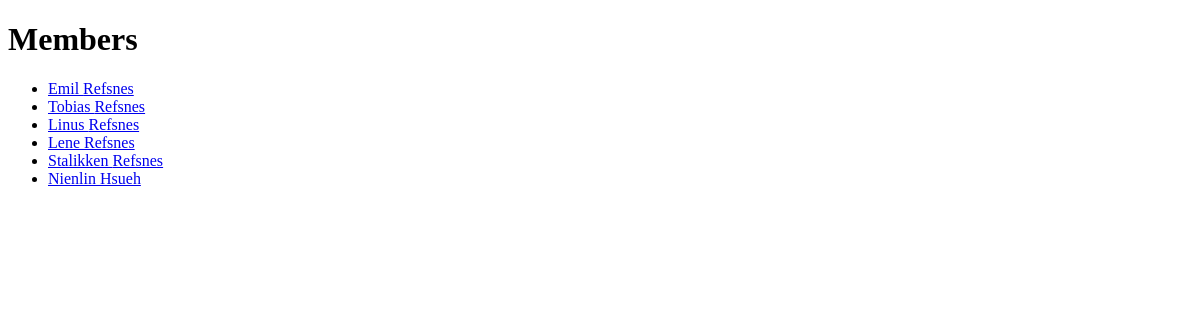
Before: / with the older database file.
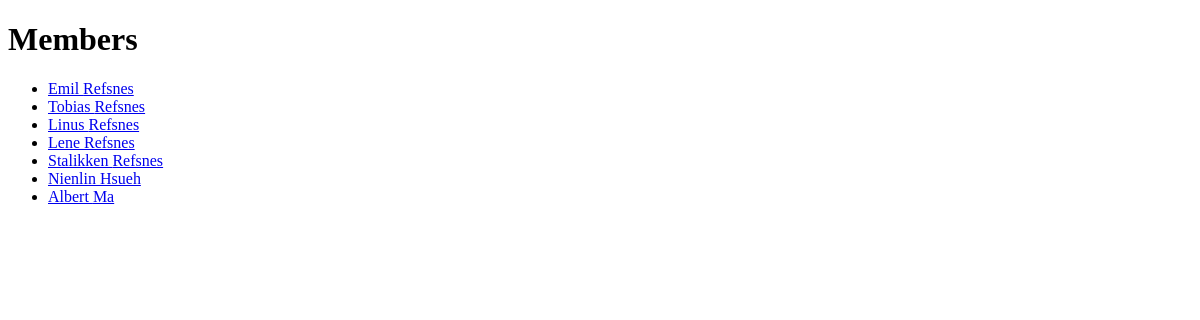
After: the same page with the newer database file.
### members/models.py (models this page shows, shortened)
class Member(models.Model):
    firstname = models.CharField(max_length=255)
    lastname = models.CharField(max_length=255)
    phone = models.IntegerField(null=True)
    joined_date = models.DateField(null=True)

### members/views.py (the view)
# urls.py: path('', views.members, name='members'),
def members(request):
  mymembers = Member.objects.all().values()
  template = loader.get_template('all_members.html')
  context = {
    'mymembers': mymembers,
  }
  return HttpResponse(template.render(context, request))

### members/templates/all_members.html (shortened to what this page needs)
{% extends "master.html" %}
{% block content %}
  <h1>Members</h1>
  <ul>
    {% for x in mymembers %}
      <li><a href="details/{{ x.id }}">{{ x.firstname }} {{ x.lastname }}</a></li>
    {% endfor %}
  </ul>
{% endblock %}

### members/templates/master.html (shortened to what this page needs)
<!DOCTYPE html>
<html>
<head>
</head>
<body>
{% block content %}
{% endblock %}
</body>
</html>

Changed rows visible on the page:
added Member: firstname "Albert", lastname "Ma"
